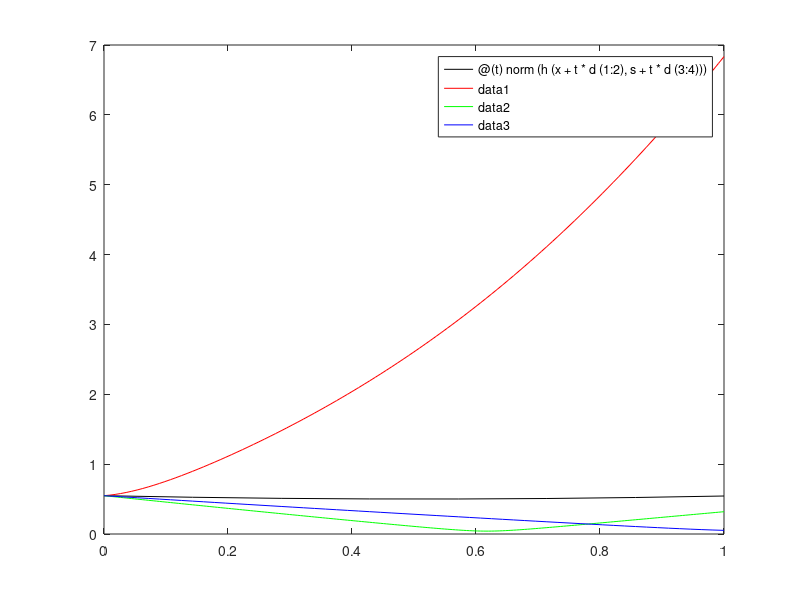

This figure's MATLAB source:
f = @(x) 100*(x(2) - x(1)^2)^2 + (1 - x(1))^2;
c = @(x) [x(2)^2 - x(1); x(1)^2 - x(2)];
bl = [-0.5; -inf];
bu = [0.5; 1];
cl = [0;0];
cu = [inf; inf];

jacob = @(x) [-1, 2*x(2); 2*x(1), -1];

phi = @(x,s,mu) f(x) - mu*( log(s(1)) + log(s(2)) + log(x(1) - blx(1)) + log(bu(1) - x(1)) + log(bu(2) - x(2)) );
jacobz = @(x,s) [jacob(x), -eye(2)];
h = @(x,s) c(x) - s;

Diag = @(x,s) diag([(bu(1) - x(1))*(x(1) - bl(1));
    bu(2) - x(2); s(1); s(2)]);
A = @(x,s) jacobz(x,s)*Diag(x,s);

x = [-0.499999; 0.122719];
s = [3.87e-6; 0.315753];

d = -A(x,s)'*h(x,s);
dn = -A(x,s)'*inv(A(x,s)*A(x,s)')*h(x,s);
d2 = -jacobz(x,s)'*h(x,s);
d2n = -jacobz(x,s)'*inv(jacobz(x,s)*jacobz(x,s)')*h(x,s);

hold off
fplot( @(t) norm(h(x + t*d(1:2), s + t*d(3:4))), [0,1],'k');
hold on
fplot( @(t) norm(h(x + t*dn(1:2), s + t*dn(3:4))), [0,1],'r');
fplot( @(t) norm(h(x + t*d2(1:2), s + t*d2(3:4))), [0,1],'g');
fplot( @(t) norm(h(x + t*d2n(1:2), s + t*d2n(3:4))), [0,1],'b');
